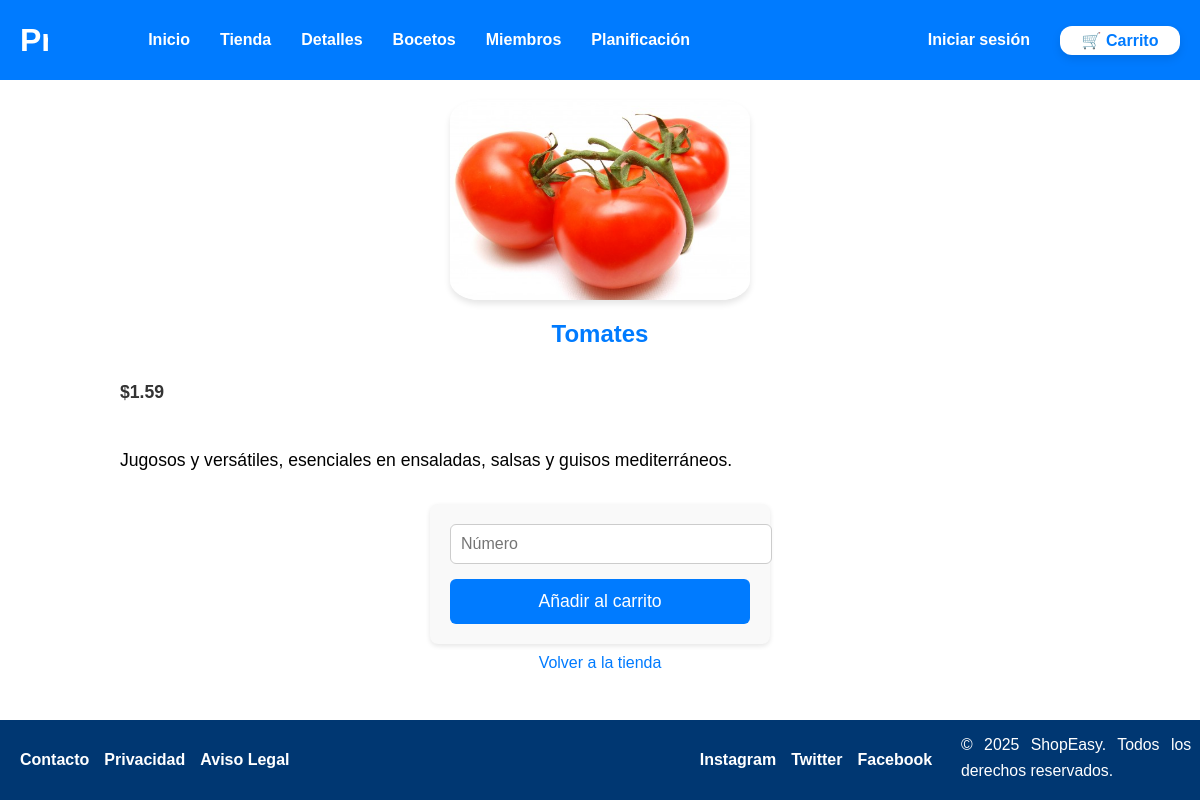
The app's page /controller.php?controller=detalle&action=mostrarDetalle&id=3 with its own data.
### tables this page shows
CREATE TABLE `productos` (
  `id_producto` int(7) NOT NULL,
  `nombre` varchar(25) NOT NULL,
  `descripcion` varchar(100) NOT NULL,
  `precio` decimal(10,2) NOT NULL,
  `stock` int(10) NOT NULL,
  `id_vendedor` int(10) NOT NULL,
  `id_categoria` int(10) NOT NULL,
  `imagen` varchar(255) NOT NULL
);

### includes/controladores/detalleProductoController.php (called while the page is built, shortened)
<?php
require_once RUTA_INCLUDES . 'producto.php';
class DetalleProductoController {
    private $producto;
    public function __construct() {
        global $conn;
        $this->producto = new Producto($conn);
    }
    public function obtenerDetalleProducto($id_producto) {
        $producto = $this->producto->obtenerProductoPorId($id_producto);
        return $producto;
    }
    public function mostrarDetalle($id_producto) {
        $producto = $this->obtenerDetalleProducto($id_producto);
        include RAIZ_APP . 'detalleproducto.php';
    }
}
?>

### includes/producto.php (called while the page is built, shortened)
<?php
class Producto {
    private $conn;
    public function __construct($conn, $data = null) {
        $this->conn = $conn;
    }
    public function obtenerProductoPorId($id_producto) {
        $query = "SELECT id_producto, nombre, descripcion, precio, stock, id_vendedor, id_categoria, imagen
                  FROM productos
                  WHERE id_producto = ?";
        $stmt = $this->conn->prepare($query);
        $stmt->bind_param("i", $id_producto);
        $stmt->execute();
        $result = $stmt->get_result();
        if ($result->num_rows === 1) {
            return $result->fetch_assoc();
        }
        return null;
    }
}
?>

### detalleproducto.php (the view, shortened to what this page needs)
<?php
require RUTA_VISTAS . 'plantillas/plantilla2.php';
require_once RUTA_INCLUDES . 'formulariounidadescarrito.php';
?>
<main class="detalle-container">
    <img src="<?php echo RUTA_IMGS . 'productos/' . htmlspecialchars($producto['imagen']); ?>"
         alt="<?php echo htmlspecialchars($producto['nombre']); ?>"
         class="detalle-imagen">
    <h2><?php echo ucfirst(htmlspecialchars($producto['nombre'])); ?></h2>
    <p class="precio">$<?php echo number_format($producto['precio'], 2); ?></p>
    <p class="descripcion"><?php echo ucfirst(htmlspecialchars($producto['descripcion'])); ?></p>
    <?php if (!(isset($_SESSION['rol']) && $_SESSION['rol'] == 'vendedor')):?>
	<?php
	$form = new formulariounidadescarrito($producto['id_producto']);
	$htmlFormUdsCarrito = $form->gestiona();
	?>
	<?= $htmlFormUdsCarrito ?>
    <?php endif; ?>
    <a href="controller.php?controller=tienda&action=mostrarTienda" class="btn">Volver a la tienda</a>
</main>

### css/estilo2.css (style rules this page uses)
body { font-family: Arial, sans-serif; margin: 0; padding: 0; background-color: #ffffff; text-align: center; padding-top: 80px; flex: 1; }
a { color: #007BFF; text-decoration: none; }
h2, h3 { text-align: center; color: #007BFF; margin-top: 20px; }
h2 { font-size: 1.5em; }
p { line-height: 1.6; font-size: 1.1em; text-align: justify; padding: 10px; margin: 0 auto 20px; max-width: 80%; }
img { display: block; width: 300px; height: 200px; margin: 20px auto; border-radius: 10%; object-fit: cover; box-shadow: 0px 4px 6px rgba(0, 0, 0, 0.1); }
.precio { font-size: 1.1em; font-weight: bold; color: #333; }

### css/cssHeader.css (style rules this page uses)
html, body { height: 100%; display: flex; flex-direction: column; }
main { flex: 1; padding-bottom: 100px; }
html { overflow-y: scroll; }

### records on screen
productos: imagen+nombre (picture), nombre "Tomates", precio "1.59", descripcion "Jugosos y versátiles, esenciales en ensaladas, salsas y guisos mediterráneos."
